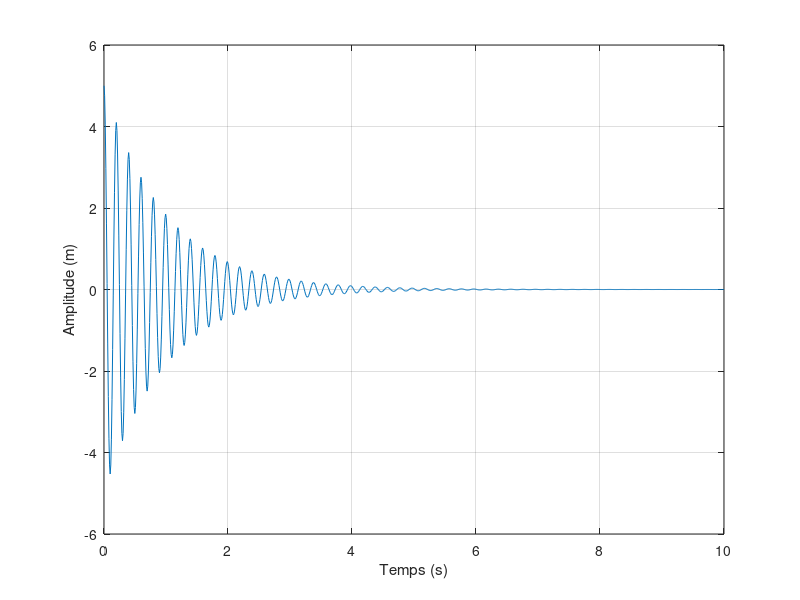

The MATLAB source for this figure: (Note: this script raises an error after producing the figure.)
clear all

% Donnees du systeme
m = 1;
k = 1000;
c = 2 ;

% Proprietes du systeme
omega_0 =sqrt(k/m);
xi = c/(2*sqrt(k*m));
Omega_0 = omega_0*sqrt(1-xi^2);

% Reponse temporelle analytique
x0 = 5;
xp0 = 0;

A = x0;
B = xi/sqrt(1-xi^2)*x0;

T_0 = 2*pi/Omega_0;
Vt = [0:T_0/20:10];

Vresp_temp = (A*cos(Omega_0*Vt)+B*sin(Omega_0*Vt)).*exp(-xi*omega_0*Vt);

figure
plot(Vt,Vresp_temp)
xlabel('Temps (s)')
ylabel('Amplitude (m)')
grid on

% Reponse temporelle numerique
VCI = [x0 xp0];
[Vt_num,Vresp_temp_num] = ode45(@(t,y) odefcn(t,y,m,c,k), [Vt(1) Vt(end)], VCI);
Vresp_temp_num = Vresp_temp_num(:,1);
 
figure
plot(Vt_num,Vresp_temp_num)
hold on
plot(Vt,Vresp_temp,'--')
xlabel('Temps (s)')
ylabel('Amplitude (m)')
legend('numerique','analytique')
grid on


% Reponse frequentielle
F = 1;
Vfreq = [0:0.1:10];
Vresp_freq = zeros(1,length(Vfreq));

for ii = 1:length(Vfreq)
     Vresp_freq(ii) = (-(2*pi*Vfreq(ii))^2*m+1i*(2*pi*Vfreq(ii))*c+k)\F;
end

% Diagramme de Bode
figure
subplot(2,1,1)
semilogy(Vfreq,abs(Vresp_freq))
ylabel('Amplitude (m)')
grid on
subplot(2,1,2)
plot(Vfreq,angle(Vresp_freq))
xlabel('Fréquence (Hz)')
ylabel('Phase (rad)')
grid on

% Diagramme de Nyquist 
figure
plot(real(Vresp_freq),imag(Vresp_freq))
xlabel('Re(X)')
ylabel('Im(X)')
grid on


function force = force_exc(t)

% amplitude
Vamp = 1;
% frequence d'excitation
f_exc = 0.8;
omega_exc = 2*pi*f_exc;
force = Vamp*sin(omega_exc*t);

end


function yp = odefcn(t,y,m,c,k)

% 1 ddl en regime force
yp = [c m ; m 0]\([-k 0 ; 0 m]*y+[force_exc(t) ; 0]);

end